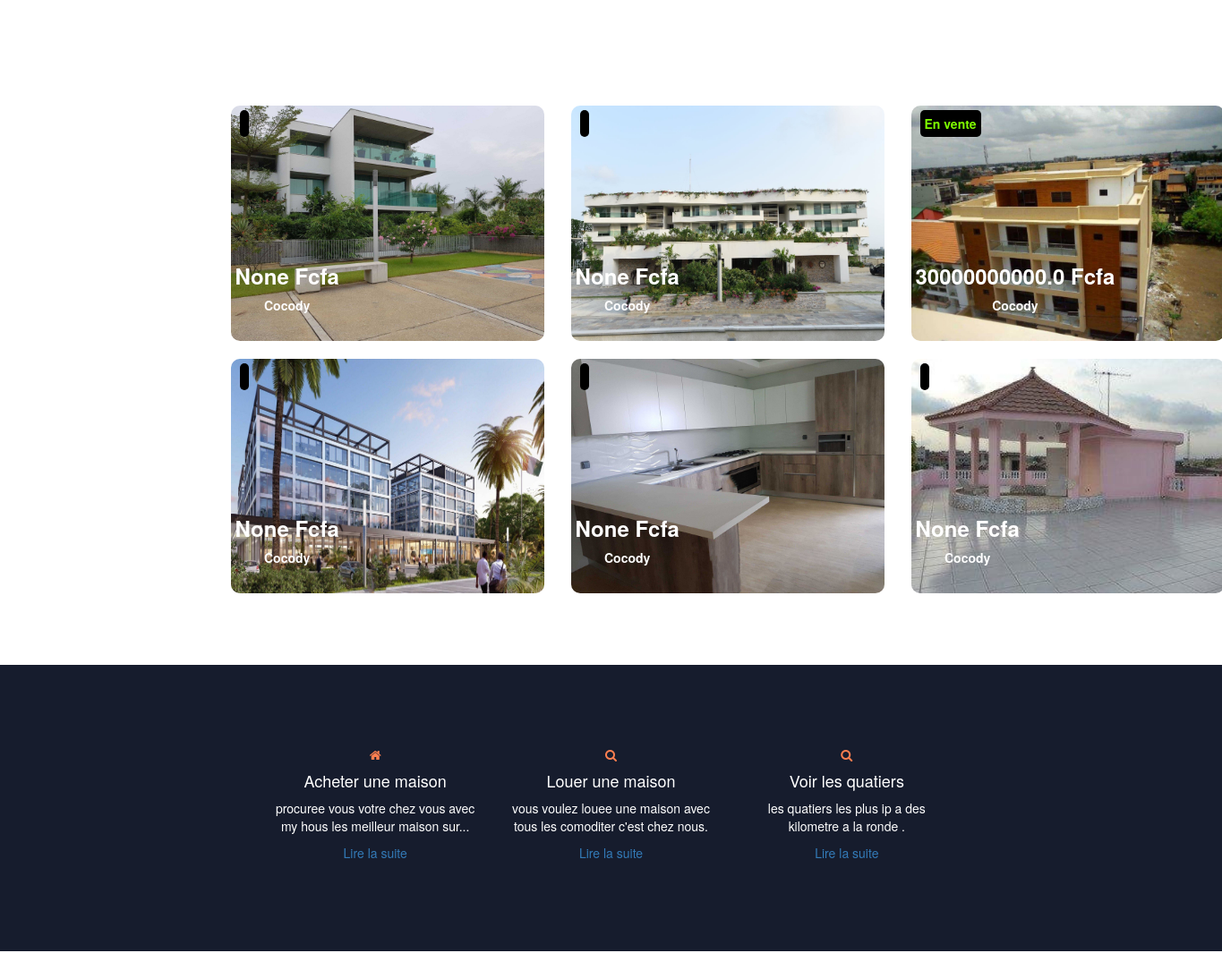
The app's page / (middle part), older data.
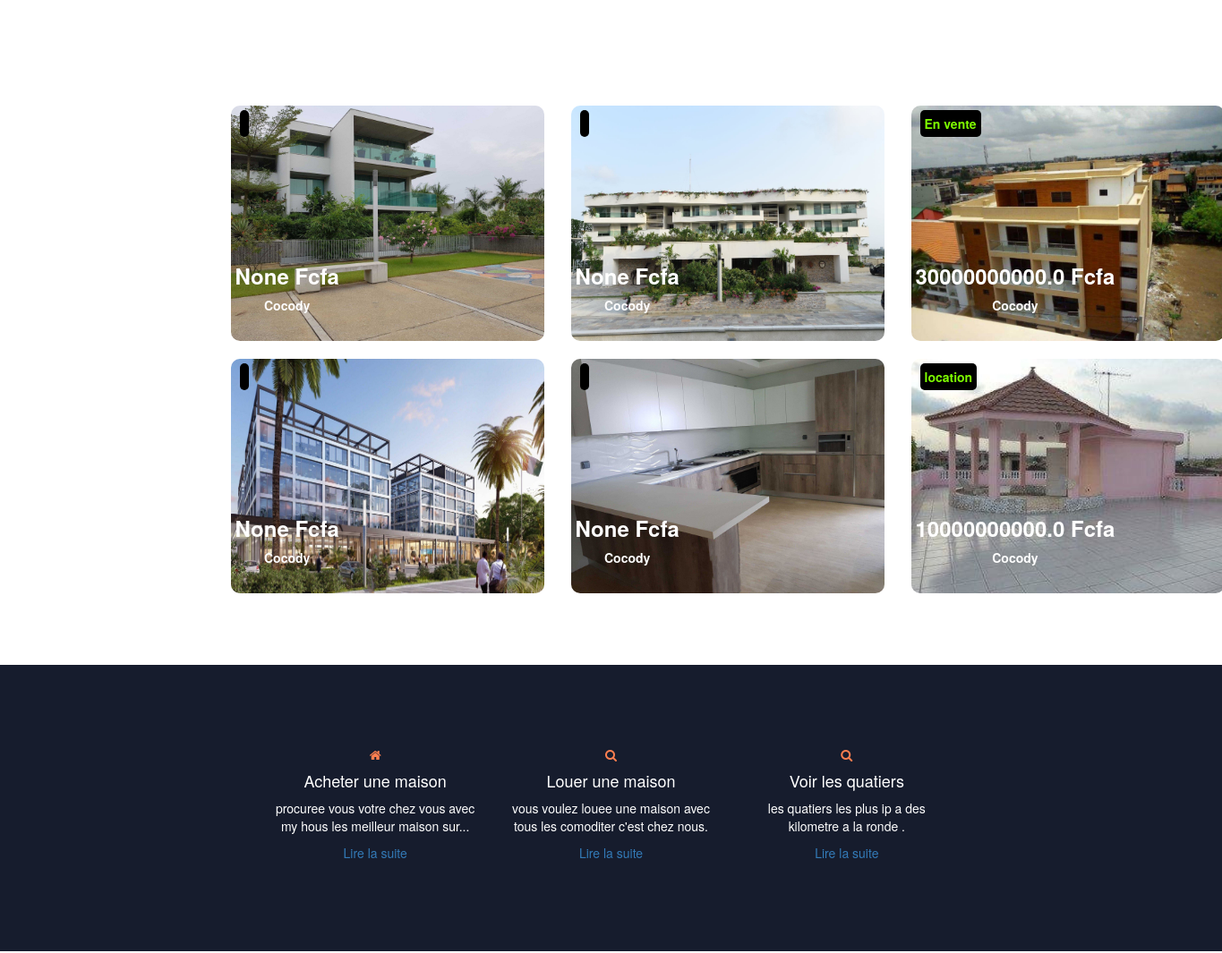
The same page, newer data.
### service/models.py (models this page shows, shortened)
class Propriete(models.Model):
    nom = models.CharField(max_length=255)
    titre = models.CharField(max_length=255)
    description = models.TextField()
    commentaire = models.TextField()
    types = models.ForeignKey(Types, on_delete=models.CASCADE, related_name='Type', null=True, blank=True)
    agent = models.ForeignKey(Agent, on_delete=models.CASCADE, related_name='Agent', null=True, blank=True)
    image1 = models.ImageField(upload_to='images/Propriete')
    image2 = models.ImageField(upload_to='images/Propriete')
    image3 = models.ImageField(upload_to='images/Propriete')
    ville = models.CharField(max_length=255)
    prix = models.FloatField(null=True)
    quartier = models.CharField(max_length=255)
    situation = models.CharField(max_length=255)
    superficie = models.FloatField(null=True)
    douche = models.IntegerField(null=True)
    chambre = models.IntegerField(null=True)
    garage = models.BooleanField(default=False)
    statu = models.CharField(max_length=20)
    date_add = models.DateTimeField(auto_now_add=True)
    date_update = models.DateTimeField(auto_now=True)
    status = models.BooleanField(default=True)
    class Meta:
        verbose_name = 'Propriete'
        verbose_name_plural = 'Proprietes'

### website/views.py (the view)
# urls.py: path('', views.index, name='index'),
def index(request):
    propriete = Propriete.objects.filter(status=True)[:6]
    position = Emplacement.objects.filter(status=True)[:8]
    presentation = Presentation.objects.filter(status=True).last
    datas = {
        'propriete' : propriete,
        'position' : position,
        'presentation' : presentation,
    }
    return render(request, 'pages/index.html', datas)

### templates/pages/index.html (shortened to what this page needs)
{% load static %}
<!DOCTYPE html>
<!DOCTYPE html>
<html lang="en" dir="ltr">
  <head>
    <link rel="stylesheet" href="{% static 'css/style.css' %}">
    <link rel="stylesheet" href="{% static 'css/bootstrap.css' %}">
  <link rel="stylesheet" href="{% static 'css/bootstrap-grid.css' %}">
<link rel="stylesheet" href="{% static 'css/font-awesome.min.css' %}">
  <link rel="stylesheet" href="{% static 'css/bootstrap-min.css' %}">
  </head>
  <body>
      <div id="mainn">
          <div id="main" >
            <div class="col-lg-8 col-md-8 col-sm-12 offset-lg-2 offset-md-2 principale">
              <div class="locations py-5">
                      <div class="container py-lg-5 py-md-4 py-2">
                          <div class="heading text-center mx-auto">
                              <h3 class="title-big">Top Properties</h3>
                          </div>
                          <div class="row pt-md-5 pt-4">
                            {% for propriete in propriete %}
                                <div class="col-lg-4 col-md-6 best">
                                  <a href="{% url 'detail' propriete.id %}">
                                    <img class="img-fluid" src="{{ propriete.image1.url }}" alt="">
                                          <div class="rentext-listing-category rent"><span>{{ propriete.statu }}</span></div>
                                          <div class="box-content">
                                              <h3 class="title">{{ propriete.prix }} Fcfa</h3>
                                              <span class="post">{{ propriete.quartier }}</span>
                                      </div>
                                  </a>
                              </div>
                            {% endfor %}
                          </div>
                      </div>
                  </div>
            </div>
          </div>
      <div class="col-lg-12 col-sm-12" id='services'>
      <div class="col-lg-8 col-md-8 col-sm-12 offset-lg-2 offset-md-2 ">
        <div class="row">
          <div class="col-lg-4 col-md-4 col-sm-12 house" id="serv">
            <div class="icon">
                <i class="fa fa-home"></i>
            </div>
            <h4>Acheter une maison</h4>
            <p>procuree vous votre chez vous avec my hous les meilleur maison sur...</p>
             <p><a href="{% url 'listing' %}">Lire la suite </a></p>
          </div>
          <div class="col-lg-4 col-md-4 col-sm-12 house" id="serv">
            <div class="icon">
                <i class="fa fa-search"></i>
            </div>
            <h4>Louer une maison</h4>
            <p>vous voulez louee une maison avec tous les comoditer c'est chez nous.</p>
             <p><a href="{% url 'about' %}">Lire la suite </a></p>
          </div>
          <div class="col-lg-4 col-md-4 col-sm-12 house" id="serv">
            <div class="icon">
                <i class="fa fa-search"></i>
            </div>
            <h4>Voir les quatiers</h4>
            <p>les quatiers les plus ip a des kilometre a la ronde .</p>
             <p><a href="{% url 'listing' %}">Lire la suite </a></p>
        </div>
      </div>
      </div>
      </div>
      </div>
      <section class="why--us">
          <div class="container">
          </div>
      </section>
  </body>
</html>

### static/css/style.css (style rules this page uses)
* { box-sizing: border-box; }
body { background-color: #121725; font-family: 'Segoe UI', Tahoma, Geneva, Verdana, sans-serif; color: #fff; }
h3 { font-weight: bold; text-align: center; }
h4 { text-align: center; margin-bottom: 30px; }
.conteneur h3, h4 { font-size: 22px; color: #00438b; }
.pb-5, .py-5 { padding-bottom: 3rem !important; }
.pt-5, .py-5 { padding-top: 3rem !important; }
* { margin: 0; padding: 0; box-sizing: border-box; color:#fff; }
p { color:white; }
a, a:hover { text-decoration: none; }
p { font-weight: 200; }
img { width: 100%; }
.why--us { padding: 90px 0; }
.team .card--team .description p,h4,h5 { color: #fff; font-size: 20px; }
i { color:coral; font-size:18px; font-weight:600; }
#mainn { color:#fff; width: 100%; background-color:#121725; }
#services, #info { padding: 90px; background-color:#161C2D; margin-bottom:50px; }
#serv { text-align: center; }
.rent span { padding: 5px; background-color: #000 ; color: white; border-radius: 5px; font-weight: 600 ; color:chartreuse; }
.rent { position: absolute; top: 10px; margin-left: 10px; }
.best { margin-bottom: 20px; }
.best img { background-size: cover; height: 100%; width: 100%; border-radius: 10px; }
.box-content { position: absolute; bottom:30px; left: 20px; color: white; text-shadow: 4px; text-align: center; font-weight: bold; }
.box-content h3, span,h4 { color: white; text-shadow: 4px; font-weight: 600; box-shadow:2px; text-align: center; }

Row changes from the older to the newer data that the page shows:
changed Propriete: statu (not shown) → "location"; prix "None" → "10000000000.0"
